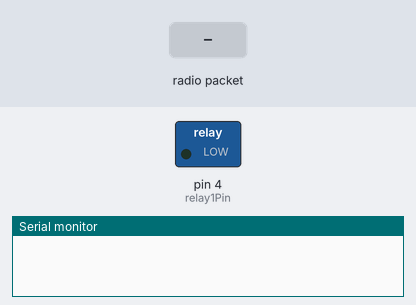
Simulated run of this sketch. Board: Arduino Uno, built with avr-gcc and run on an emulated ATmega328P. On the bench: switched loads named in the sketch (green lamp = pin HIGH), the last lines printed to the serial monitor. Inputs (shaded band) come from the test bench. No radio packets arrive unless stated; pins used as bus, display or sensor lines are not drawn.

Above: at 1.2 s.
1.3 s: radio packet "IGNITION_ON" arrives
At 2.1 s:
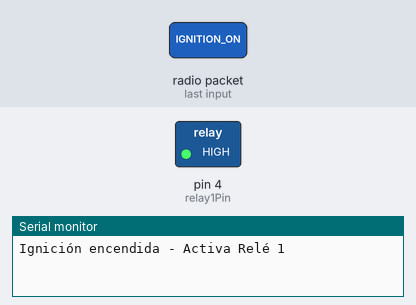
Timing chart, 0 to 5.8 s (numbered marks = the images above; inputs shaded):
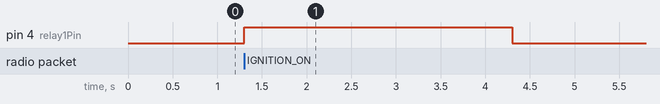

The sketch:

ign.ino
```cpp
#include <SPI.h>
#include <nRF24L01.h>
#include <RF24.h>

RF24 radio(5, 8);  // Configura los pines CE y CSN del módulo nRF24L01
const byte address[6] = "00001"; // Dirección de red del módulo, debe ser igual en el transmisor

const int relay1Pin = 4;  // Pin del relé 1
const int relay2Pin = 5;  // Pin del relé 2

bool ignitionReceived = false;
bool relay1Activated = false;
bool relay2Activated = false;

void setup() {
  Serial.begin(9600);
  radio.begin();
  radio.openReadingPipe(1, address);
  radio.setPALevel(RF24_PA_HIGH);  // Configura la potencia de la señal
  radio.startListening();

  pinMode(relay1Pin, OUTPUT);
  pinMode(relay2Pin, OUTPUT);
  digitalWrite(relay1Pin, LOW);
  digitalWrite(relay2Pin, LOW);
}

void loop() {
  if (radio.available()) {
    char text[32] = "";  // Buffer para almacenar el paquete recibido
    radio.read(&text, sizeof(text));

    if (strcmp(text, "IGNITION_ON") == 0 && !ignitionReceived) {
      digitalWrite(relay1Pin, HIGH);  // Activa el relé 1
      Serial.println("Ignición encendida - Activa Relé 1");
      ignitionReceived = true;
      relay1Activated = true;
      delay(3000);  // Espera 3 segundos
      digitalWrite(relay1Pin, LOW);  // Desactiva el relé 1
      Serial.println("Relé 1 desactivado");
      relay1Activated = false;

      digitalWrite(relay2Pin, HIGH);  // Activa el relé 2
      Serial.println("Relé 2 activado");
      relay2Activated = true;
      delay(3000);  // Espera 3 segundos
      digitalWrite(relay2Pin, LOW);  // Desactiva el relé 2
      Serial.println("Relé 2 desactivado");
      relay2Activated = false;
    }
  }
}
```

Measured:
- after the input at 1.3 s, pin 4 (relay1Pin): LOW → HIGH at once, → LOW 3.0 s later
